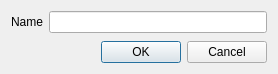
<?xml version="1.0" encoding="UTF-8"?>
<ui version="4.0">
 <class>TagDialog</class>
 <widget class="QDialog" name="TagDialog">
  <property name="windowModality">
   <enum>Qt::WindowModal</enum>
  </property>
  <property name="geometry">
   <rect>
    <x>0</x>
    <y>0</y>
    <width>278</width>
    <height>74</height>
   </rect>
  </property>
  <property name="sizePolicy">
   <sizepolicy hsizetype="Preferred" vsizetype="Preferred">
    <horstretch>0</horstretch>
    <verstretch>0</verstretch>
   </sizepolicy>
  </property>
  <property name="windowTitle">
   <string>Payee Dialog</string>
  </property>
  <layout class="QVBoxLayout" name="verticalLayout">
   <property name="sizeConstraint">
    <enum>QLayout::SetDefaultConstraint</enum>
   </property>
   <item>
    <layout class="QFormLayout" name="formLayout">
     <item row="0" column="0">
      <widget class="QLabel" name="nameLabel">
       <property name="text">
        <string>Name</string>
       </property>
      </widget>
     </item>
     <item row="0" column="1">
      <widget class="QLineEdit" name="nameLineEdit"/>
     </item>
    </layout>
   </item>
   <item>
    <widget class="QDialogButtonBox" name="buttonBox">
     <property name="standardButtons">
      <set>QDialogButtonBox::Cancel|QDialogButtonBox::Ok</set>
     </property>
    </widget>
   </item>
  </layout>
 </widget>
 <resources/>
 <connections/>
</ui>
